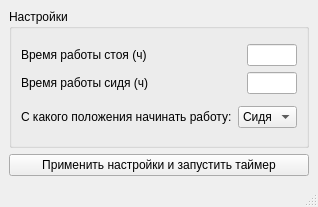
<?xml version="1.0" encoding="UTF-8"?>
<ui version="4.0">
 <class>MainWindow</class>
 <widget class="QMainWindow" name="MainWindow">
  <property name="geometry">
   <rect>
    <x>0</x>
    <y>0</y>
    <width>308</width>
    <height>207</height>
   </rect>
  </property>
  <property name="windowTitle">
   <string>MainWindow</string>
  </property>
  <widget class="QWidget" name="centralwidget">
   <layout class="QGridLayout" name="gridLayout_3">
    <item row="0" column="0">
     <widget class="QGroupBox" name="groupBoxSettings">
      <property name="title">
       <string>Настройки</string>
      </property>
      <layout class="QGridLayout" name="gridLayout_2">
       <item row="0" column="0" colspan="2">
        <layout class="QGridLayout" name="gridLayout">
         <item row="0" column="0">
          <widget class="QLabel" name="labelTimeStending">
           <property name="sizePolicy">
            <sizepolicy hsizetype="Expanding" vsizetype="Preferred">
             <horstretch>0</horstretch>
             <verstretch>0</verstretch>
            </sizepolicy>
           </property>
           <property name="text">
            <string>Время работы стоя (ч)</string>
           </property>
          </widget>
         </item>
         <item row="0" column="1">
          <widget class="QLineEdit" name="lineEditTimeStending">
           <property name="sizePolicy">
            <sizepolicy hsizetype="Fixed" vsizetype="Fixed">
             <horstretch>0</horstretch>
             <verstretch>0</verstretch>
            </sizepolicy>
           </property>
           <property name="maximumSize">
            <size>
             <width>50</width>
             <height>16777215</height>
            </size>
           </property>
           <property name="inputMask">
            <string/>
           </property>
          </widget>
         </item>
         <item row="1" column="0">
          <widget class="QLabel" name="labelTimeSitting">
           <property name="sizePolicy">
            <sizepolicy hsizetype="Expanding" vsizetype="Preferred">
             <horstretch>0</horstretch>
             <verstretch>0</verstretch>
            </sizepolicy>
           </property>
           <property name="text">
            <string>Время работы сидя (ч)</string>
           </property>
          </widget>
         </item>
         <item row="1" column="1">
          <widget class="QLineEdit" name="lineEditTimeSitting">
           <property name="sizePolicy">
            <sizepolicy hsizetype="Fixed" vsizetype="Fixed">
             <horstretch>0</horstretch>
             <verstretch>0</verstretch>
            </sizepolicy>
           </property>
           <property name="maximumSize">
            <size>
             <width>50</width>
             <height>16777215</height>
            </size>
           </property>
          </widget>
         </item>
        </layout>
       </item>
       <item row="1" column="0">
        <widget class="QLabel" name="labelTypeWork">
         <property name="text">
          <string>С какого положения начинать работу:</string>
         </property>
        </widget>
       </item>
       <item row="1" column="1">
        <widget class="QComboBox" name="comboBox">
         <item>
          <property name="text">
           <string>Сидя</string>
          </property>
         </item>
         <item>
          <property name="text">
           <string>Стоя</string>
          </property>
         </item>
        </widget>
       </item>
      </layout>
     </widget>
    </item>
    <item row="1" column="0">
     <widget class="QPushButton" name="bttnApplySettings">
      <property name="text">
       <string>Применить настройки и запустить таймер</string>
      </property>
     </widget>
    </item>
   </layout>
  </widget>
  <widget class="QMenuBar" name="menubar">
   <property name="geometry">
    <rect>
     <x>0</x>
     <y>0</y>
     <width>308</width>
     <height>22</height>
    </rect>
   </property>
  </widget>
  <widget class="QStatusBar" name="statusbar"/>
 </widget>
 <resources/>
 <connections/>
</ui>
